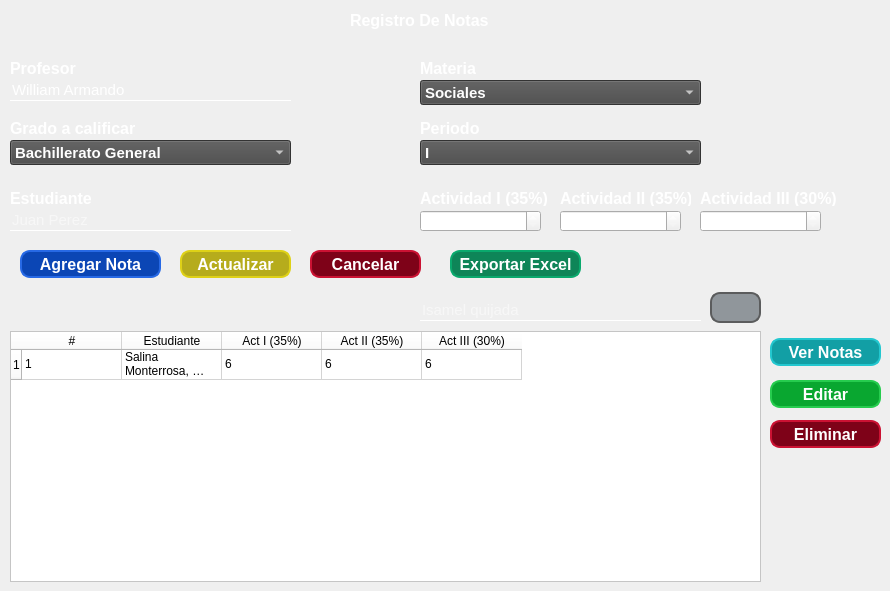
         <widget class="QWidget" name="tab_2">
          <attribute name="icon">
           <iconset>
            <normaloff>../assets/img/notas.png</normaloff>../assets/img/notas.png</iconset>
          </attribute>
          <attribute name="title">
           <string/>
          </attribute>
          <widget class="QLabel" name="label_4">
           <property name="geometry">
            <rect>
             <x>420</x>
             <y>120</y>
             <width>81</width>
             <height>16</height>
            </rect>
           </property>
           <property name="font">
            <font>
             <family>Arial</family>
             <pointsize>12</pointsize>
             <weight>75</weight>
             <bold>true</bold>
            </font>
           </property>
           <property name="styleSheet">
            <string notr="true">color: rgb(255, 255, 255);</string>
           </property>
           <property name="text">
            <string>Periodo</string>
           </property>
          </widget>
          <widget class="QLineEdit" name="txtCalifProfesor">
           <property name="geometry">
            <rect>
             <x>10</x>
             <y>80</y>
             <width>281</width>
             <height>21</height>
            </rect>
           </property>
           <property name="font">
            <font>
             <pointsize>11</pointsize>
            </font>
           </property>
           <property name="styleSheet">
            <string notr="true">QLineEdit{
background:transparent;
border:none;
border-bottom:1px solid white;
color: rgb(255, 255, 255);
}
</string>
           </property>
           <property name="text">
            <string>William Armando</string>
           </property>
           <property name="alignment">
            <set>Qt::AlignBottom|Qt::AlignLeading|Qt::AlignLeft</set>
           </property>
           <property name="placeholderText">
            <string>Juan Perez</string>
           </property>
          </widget>
          <widget class="QPushButton" name="btnActualizarNota">
           <property name="geometry">
            <rect>
             <x>180</x>
             <y>250</y>
             <width>111</width>
             <height>28</height>
            </rect>
           </property>
           <property name="font">
            <font>
             <pointsize>12</pointsize>
             <weight>75</weight>
             <bold>true</bold>
            </font>
           </property>
           <property name="cursor">
            <cursorShape>PointingHandCursor</cursorShape>
           </property>
           <property name="styleSheet">
            <string notr="true">QPushButton
{	
	background:rgb(182,172,28);
	border: 2px solid rgb(222,209,23);
	border-radius:10px;
	color:white;
}
QPushButton:pressed
{
	background-color:rgb(222,209,23);
	border:2px solid rgb(182,172,28);
}


</string>
           </property>
           <property name="text">
            <string>Actualizar</string>
           </property>
          </widget>
          <widget class="QLabel" name="label_2">
           <property name="geometry">
            <rect>
             <x>420</x>
             <y>60</y>
             <width>81</width>
             <height>16</height>
            </rect>
           </property>
           <property name="font">
            <font>
             <family>Arial</family>
             <pointsize>12</pointsize>
             <weight>75</weight>
             <bold>true</bold>
            </font>
           </property>
           <property name="styleSheet">
            <string notr="true">color: rgb(255, 255, 255);</string>
           </property>
           <property name="text">
            <string>Materia</string>
           </property>
          </widget>
          <widget class="QDoubleSpinBox" name="cbxActIII">
           <property name="geometry">
            <rect>
             <x>700</x>
             <y>210</y>
             <width>121</width>
             <height>22</height>
            </rect>
           </property>
           <property name="font">
            <font>
             <family>Arial</family>
             <pointsize>11</pointsize>
             <weight>75</weight>
             <bold>true</bold>
            </font>
           </property>
           <property name="styleSheet">
            <string notr="true">color: rgb(255, 255, 255);</string>
           </property>
          </widget>
          <widget class="QDoubleSpinBox" name="cbxActII">
           <property name="geometry">
            <rect>
             <x>560</x>
             <y>210</y>
             <width>121</width>
             <height>22</height>
            </rect>
           </property>
           <property name="font">
            <font>
             <family>Arial</family>
             <pointsize>11</pointsize>
             <weight>75</weight>
             <bold>true</bold>
            </font>
           </property>
           <property name="styleSheet">
            <string notr="true">color: rgb(255, 255, 255);</string>
           </property>
          </widget>
          <widget class="QLabel" name="label_8">
           <property name="geometry">
            <rect>
             <x>560</x>
             <y>190</y>
             <width>131</width>
             <height>16</height>
            </rect>
           </property>
           <property name="font">
            <font>
             <family>Arial</family>
             <pointsize>12</pointsize>
             <weight>75</weight>
             <bold>true</bold>
            </font>
           </property>
           <property name="styleSheet">
            <string notr="true">color: rgb(255, 255, 255);</string>
           </property>
           <property name="text">
            <string>Actividad II (35%)</string>
           </property>
          </widget>
          <widget class="QPushButton" name="btnAgregarNota">
           <property name="geometry">
            <rect>
             <x>20</x>
             <y>250</y>
             <width>141</width>
             <height>28</height>
            </rect>
           </property>
           <property name="font">
            <font>
             <pointsize>12</pointsize>
             <weight>75</weight>
             <bold>true</bold>
            </font>
           </property>
           <property name="cursor">
            <cursorShape>PointingHandCursor</cursorShape>
           </property>
           <property name="styleSheet">
            <string notr="true">QPushButton
{	
	background:rgb(11,70,181);
	border: 2px solid rgb(39,105,229);
	border-radius:10px;
	color:white;
}
QPushButton:pressed
{
	background-color:rgb(39,105,229);
	border:2px solid rgb(11,70,181);
}

</string>
           </property>
           <property name="text">
            <string>Agregar Nota</string>
           </property>
          </widget>
          <widget class="QLineEdit" name="txtBuscarRegistroNota">
           <property name="geometry">
            <rect>
             <x>420</x>
             <y>300</y>
             <width>281</width>
             <height>21</height>
            </rect>
           </property>
           <property name="font">
            <font>
             <pointsize>11</pointsize>
            </font>
           </property>
           <property name="styleSheet">
            <string notr="true">QLineEdit{
background:transparent;
border:none;
border-bottom:1px solid white;
color: rgb(255, 255, 255);
}
</string>
           </property>
           <property name="text">
            <string/>
           </property>
           <property name="alignment">
            <set>Qt::AlignBottom|Qt::AlignLeading|Qt::AlignLeft</set>
           </property>
           <property name="placeholderText">
            <string>Isamel quijada</string>
           </property>
          </widget>
          <widget class="QComboBox" name="cbxCalifMateria">
           <property name="geometry">
            <rect>
             <x>420</x>
             <y>80</y>
             <width>281</width>
             <height>25</height>
            </rect>
           </property>
           <property name="font">
            <font>
             <family>Arial</family>
             <pointsize>11</pointsize>
             <weight>75</weight>
             <bold>true</bold>
            </font>
           </property>
           <property name="styleSheet">
            <string notr="true">color: rgb(255, 255, 255);
background-color: rgb(72, 72, 72);</string>
           </property>
           <item>
            <property name="text">
             <string>Sociales</string>
            </property>
           </item>
           <item>
            <property name="text">
             <string>Matemática</string>
            </property>
           </item>
           <item>
            <property name="text">
             <string>Cicncias Naturales</string>
            </property>
           </item>
          </widget>
          <widget class="QLabel" name="label">
           <property name="geometry">
            <rect>
             <x>10</x>
             <y>60</y>
             <width>81</width>
             <height>16</height>
            </rect>
           </property>
           <property name="font">
            <font>
             <family>Arial</family>
             <pointsize>12</pointsize>
             <weight>75</weight>
             <bold>true</bold>
            </font>
           </property>
           <property name="styleSheet">
            <string notr="true">color: rgb(255, 255, 255);</string>
           </property>
           <property name="text">
            <string>Profesor</string>
           </property>
          </widget>
          <widget class="QComboBox" name="cbxCalifGrados">
           <property name="geometry">
            <rect>
             <x>10</x>
             <y>140</y>
             <width>281</width>
             <height>25</height>
            </rect>
           </property>
           <property name="font">
            <font>
             <family>Arial</family>
             <pointsize>11</pointsize>
             <weight>75</weight>
             <bold>true</bold>
            </font>
           </property>
           <property name="styleSheet">
            <string notr="true">color: rgb(255, 255, 255);
background-color: rgb(72, 72, 72);</string>
           </property>
           <item>
            <property name="text">
             <string>Bachillerato General</string>
            </property>
           </item>
           <item>
            <property name="text">
             <string>Tercer Ciclo</string>
            </property>
           </item>
          </widget>
          <widget class="QLabel" name="label_9">
           <property name="geometry">
            <rect>
             <x>700</x>
             <y>190</y>
             <width>141</width>
             <height>16</height>
            </rect>
           </property>
           <property name="font">
            <font>
             <family>Arial</family>
             <pointsize>12</pointsize>
             <weight>75</weight>
             <bold>true</bold>
            </font>
           </property>
           <property name="styleSheet">
            <string notr="true">color: rgb(255, 255, 255);</string>
           </property>
           <property name="text">
            <string>Actividad III (30%)</string>
           </property>
          </widget>
          <widget class="QDoubleSpinBox" name="cbxActI">
           <property name="geometry">
            <rect>
             <x>420</x>
             <y>210</y>
             <width>121</width>
             <height>22</height>
            </rect>
           </property>
           <property name="font">
            <font>
             <family>Arial</family>
             <pointsize>11</pointsize>
             <weight>75</weight>
             <bold>true</bold>
            </font>
           </property>
           <property name="styleSheet">
            <string notr="true">color: rgb(255, 255, 255);</string>
           </property>
          </widget>
          <widget class="QPushButton" name="btnEliminarRegistroNota">
           <property name="geometry">
            <rect>
             <x>770</x>
             <y>420</y>
             <width>111</width>
             <height>28</height>
            </rect>
           </property>
           <property name="font">
            <font>
             <pointsize>12</pointsize>
             <weight>75</weight>
             <bold>true</bold>
            </font>
           </property>
           <property name="cursor">
            <cursorShape>PointingHandCursor</cursorShape>
           </property>
           <property name="styleSheet">
            <string notr="true">QPushButton
{	
	background: rgb(126,2,24);
	border: 2px solid rgb(203,18,51);
	border-radius:10px;
	color:white;
}
QPushButton:pressed
{
	background-color: rgb(203,18,51);
	border:2px solid rgb(126,2,24);
}


</string>
           </property>
           <property name="text">
            <string>Eliminar</string>
           </property>
          </widget>
          <widget class="QPushButton" name="btnVerNotasXEstudiante">
           <property name="geometry">
            <rect>
             <x>770</x>
             <y>338</y>
             <width>111</width>
             <height>28</height>
            </rect>
           </property>
           <property name="font">
            <font>
             <pointsize>12</pointsize>
             <weight>75</weight>
             <bold>true</bold>
            </font>
           </property>
           <property name="cursor">
            <cursorShape>PointingHandCursor</cursorShape>
           </property>
           <property name="styleSheet">
            <string notr="true">QPushButton
{	
	background:rgb(18,159,165);
	border: 2px solid rgb(35,199,207);
	border-radius:10px;
	color:white;
}
QPushButton:pressed
{
	background-color: rgb(35,199,207);
	border:2px solid rgb(18,159,165);
}


</string>
           </property>
           <property name="text">
            <string>Ver Notas</string>
           </property>
          </widget>
          <widget class="QTableWidget" name="tblRegistroNotas">
           <property name="geometry">
            <rect>
             <x>10</x>
             <y>331</y>
             <width>751</width>
             <height>251</height>
            </rect>
           </property>
           <property name="styleSheet">
            <string notr="true">background-color: rgb(255, 255, 255);
color: rgb(0, 0, 0);</string>
           </property>
           <property name="selectionBehavior">
            <enum>QAbstractItemView::SelectRows</enum>
           </property>
           <row>
            <property name="text">
             <string>1</string>
            </property>
           </row>
           <column>
            <property name="text">
             <string>#</string>
            </property>
           </column>
           <column>
            <property name="text">
             <string>Estudiante</string>
            </property>
           </column>
           <column>
            <property name="text">
             <string>Act I (35%)</string>
            </property>
           </column>
           <column>
            <property name="text">
             <string>Act II (35%)</string>
            </property>
           </column>
           <column>
            <property name="text">
             <string>Act III (30%)</string>
            </property>
           </column>
           <item row="0" column="0">
            <property name="text">
             <string>1</string>
            </property>
           </item>
           <item row="0" column="1">
            <property name="text">
             <string>Salina Monterrosa, Tifanny Lizbeth</string>
            </property>
           </item>
           <item row="0" column="2">
            <property name="text">
             <string>6</string>
            </property>
           </item>
           <item row="0" column="3">
            <property name="text">
             <string>6</string>
            </property>
           </item>
           <item row="0" column="4">
            <property name="text">
             <string>6</string>
            </property>
           </item>
          </widget>
          <widget class="QLabel" name="label_7">
           <property name="geometry">
            <rect>
             <x>420</x>
             <y>190</y>
             <width>131</width>
             <height>16</height>
            </rect>
           </property>
           <property name="font">
            <font>
             <family>Arial</family>
             <pointsize>12</pointsize>
             <weight>75</weight>
             <bold>true</bold>
            </font>
           </property>
           <property name="styleSheet">
            <string notr="true">color: rgb(255, 255, 255);</string>
           </property>
           <property name="text">
            <string>Actividad I (35%)</string>
           </property>
          </widget>
          <widget class="QLabel" name="label_3">
           <property name="geometry">
            <rect>
             <x>10</x>
             <y>120</y>
             <width>131</width>
             <height>16</height>
            </rect>
           </property>
           <property name="font">
            <font>
             <family>Arial</family>
             <pointsize>12</pointsize>
             <weight>75</weight>
             <bold>true</bold>
            </font>
           </property>
           <property name="styleSheet">
            <string notr="true">color: rgb(255, 255, 255);</string>
           </property>
           <property name="text">
            <string>Grado a calificar</string>
           </property>
          </widget>
          <widget class="QPushButton" name="pushButton_5">
           <property name="geometry">
            <rect>
             <x>710</x>
             <y>292</y>
             <width>51</width>
             <height>31</height>
            </rect>
           </property>
           <property name="font">
            <font>
             <pointsize>12</pointsize>
             <weight>75</weight>
             <bold>true</bold>
            </font>
           </property>
           <property name="styleSheet">
            <string notr="true">QPushButton
{	
	background:rgb(144, 150, 155);
	border: 2px solid rgb(91,92,93);
	border-radius:10px;
	color:white;
}
QPushButton:pressed
{
	background-color:rgb(91,92,93);
	border:2px solid rgb(144, 150, 155);
}


</string>
           </property>
           <property name="text">
            <string/>
           </property>
           <property name="icon">
            <iconset>
             <normaloff>../assets/img/buscar.png</normaloff>../assets/img/buscar.png</iconset>
           </property>
           <property name="iconSize">
            <size>
             <width>25</width>
             <height>25</height>
            </size>
           </property>
          </widget>
          <widget class="QComboBox" name="cbxCalifPeriodo">
           <property name="geometry">
            <rect>
             <x>420</x>
             <y>140</y>
             <width>281</width>
             <height>25</height>
            </rect>
           </property>
           <property name="font">
            <font>
             <family>Arial</family>
             <pointsize>11</pointsize>
             <weight>75</weight>
             <bold>true</bold>
            </font>
           </property>
           <property name="styleSheet">
            <string notr="true">color: rgb(255, 255, 255);
background-color: rgb(72, 72, 72);</string>
           </property>
           <item>
            <property name="text">
             <string>I</string>
            </property>
           </item>
           <item>
            <property name="text">
             <string>II</string>
            </property>
           </item>
           <item>
            <property name="text">
             <string>III</string>
            </property>
           </item>
           <item>
            <property name="text">
             <string>IIII</string>
            </property>
           </item>
          </widget>
          <widget class="QLabel" name="label_6">
           <property name="geometry">
            <rect>
             <x>350</x>
             <y>10</y>
             <width>161</width>
             <height>21</height>
            </rect>
           </property>
           <property name="font">
            <font>
             <family>Arial</family>
             <pointsize>12</pointsize>
             <weight>75</weight>
             <bold>true</bold>
            </font>
           </property>
           <property name="styleSheet">
            <string notr="true">color: rgb(255, 255, 255);</string>
           </property>
           <property name="text">
            <string>Registro De Notas</string>
           </property>
          </widget>
          <widget class="QLineEdit" name="txtCalifEstudiante">
           <property name="geometry">
            <rect>
             <x>10</x>
             <y>210</y>
             <width>281</width>
             <height>21</height>
            </rect>
           </property>
           <property name="font">
            <font>
             <pointsize>11</pointsize>
            </font>
           </property>
           <property name="styleSheet">
            <string notr="true">QLineEdit{
background:transparent;
border:none;
border-bottom:1px solid white;
color: rgb(255, 255, 255);
}
</string>
           </property>
           <property name="text">
            <string/>
           </property>
           <property name="alignment">
            <set>Qt::AlignBottom|Qt::AlignLeading|Qt::AlignLeft</set>
           </property>
           <property name="placeholderText">
            <string>Juan Perez</string>
           </property>
          </widget>
          <widget class="QLabel" name="label_5">
           <property name="geometry">
            <rect>
             <x>10</x>
             <y>190</y>
             <width>81</width>
             <height>16</height>
            </rect>
           </property>
           <property name="font">
            <font>
             <family>Arial</family>
             <pointsize>12</pointsize>
             <weight>75</weight>
             <bold>true</bold>
            </font>
           </property>
           <property name="styleSheet">
            <string notr="true">color: rgb(255, 255, 255);</string>
           </property>
           <property name="text">
            <string>Estudiante</string>
           </property>
          </widget>
          <widget class="QPushButton" name="btnCancelEditNota">
           <property name="geometry">
            <rect>
             <x>310</x>
             <y>250</y>
             <width>111</width>
             <height>28</height>
            </rect>
           </property>
           <property name="font">
            <font>
             <pointsize>12</pointsize>
             <weight>75</weight>
             <bold>true</bold>
            </font>
           </property>
           <property name="cursor">
            <cursorShape>PointingHandCursor</cursorShape>
           </property>
           <property name="styleSheet">
            <string notr="true">QPushButton
{	
	background: rgb(126,2,24);
	border: 2px solid rgb(203,18,51);
	border-radius:10px;
	color:white;
}
QPushButton:pressed
{
	background-color: rgb(203,18,51);
	border:2px solid rgb(126,2,24);
}


</string>
           </property>
           <property name="text">
            <string>Cancelar</string>
           </property>
          </widget>
          <widget class="QPushButton" name="btnExportExcel">
           <property name="geometry">
            <rect>
             <x>450</x>
             <y>250</y>
             <width>131</width>
             <height>28</height>
            </rect>
           </property>
           <property name="font">
            <font>
             <pointsize>12</pointsize>
             <weight>75</weight>
             <bold>true</bold>
            </font>
           </property>
           <property name="cursor">
            <cursorShape>PointingHandCursor</cursorShape>
           </property>
           <property name="styleSheet">
            <string notr="true">QPushButton
{	
	background: rgb(14,133,88);
	border: 2px solid rgb(10,169,109);
	border-radius:10px;
	color:white;
}
QPushButton:pressed
{
	background-color: rgb(10,169,109);
	border:2px solid rgb(14,133,88);
}


</string>
           </property>
           <property name="text">
            <string>Exportar Excel</string>
           </property>
          </widget>
          <widget class="QPushButton" name="btnEditarSelectEstudiante">
           <property name="geometry">
            <rect>
             <x>770</x>
             <y>380</y>
             <width>111</width>
             <height>28</height>
            </rect>
           </property>
           <property name="font">
            <font>
             <pointsize>12</pointsize>
             <weight>75</weight>
             <bold>true</bold>
            </font>
           </property>
           <property name="cursor">
            <cursorShape>PointingHandCursor</cursorShape>
           </property>
           <property name="styleSheet">
            <string notr="true">QPushButton
{	
	background:rgb(9,167,48);
	border: 2px solid rgb(38,204,78);
	border-radius:10px;
	color:white;
}
QPushButton:pressed
{
	background-color: rgb(38,204,78);
	border:2px solid rgb(9,167,48);
}


</string>
           </property>
           <property name="text">
            <string>Editar</string>
           </property>
          </widget>
         </widget>
